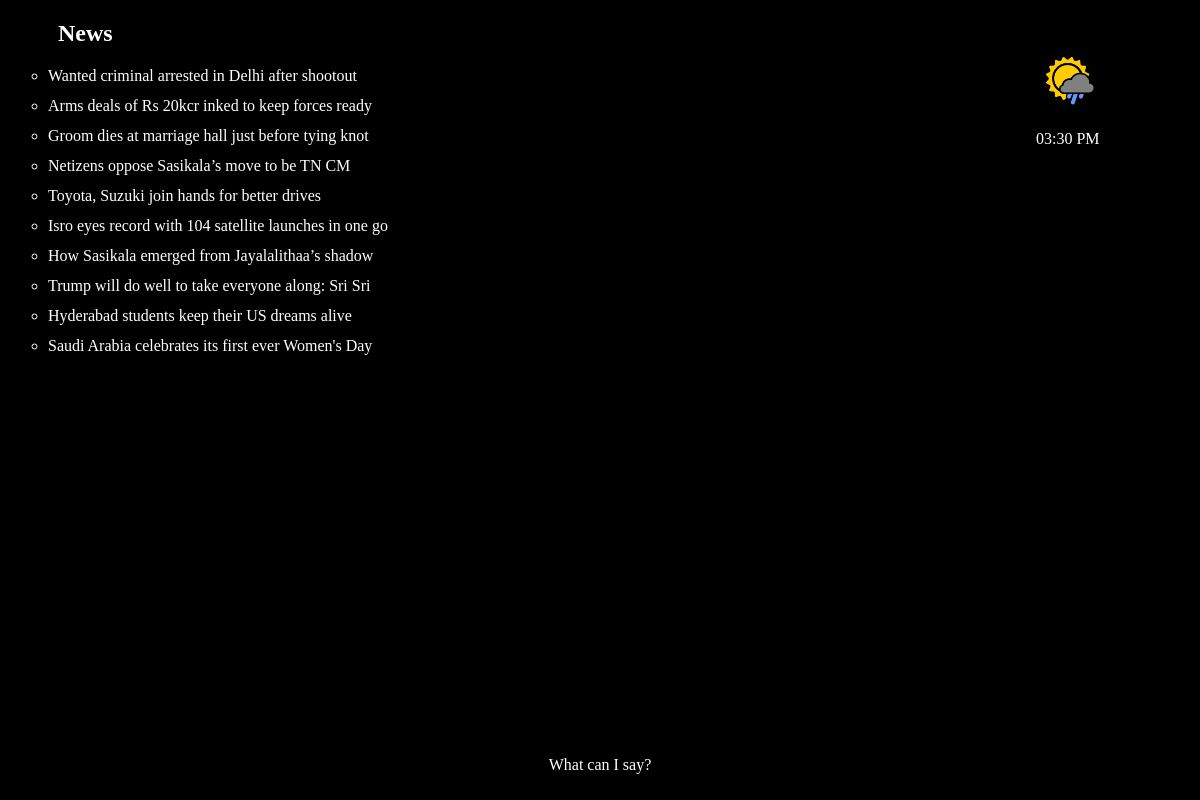
/yesterday/, run on an earlier commit of the app's database.
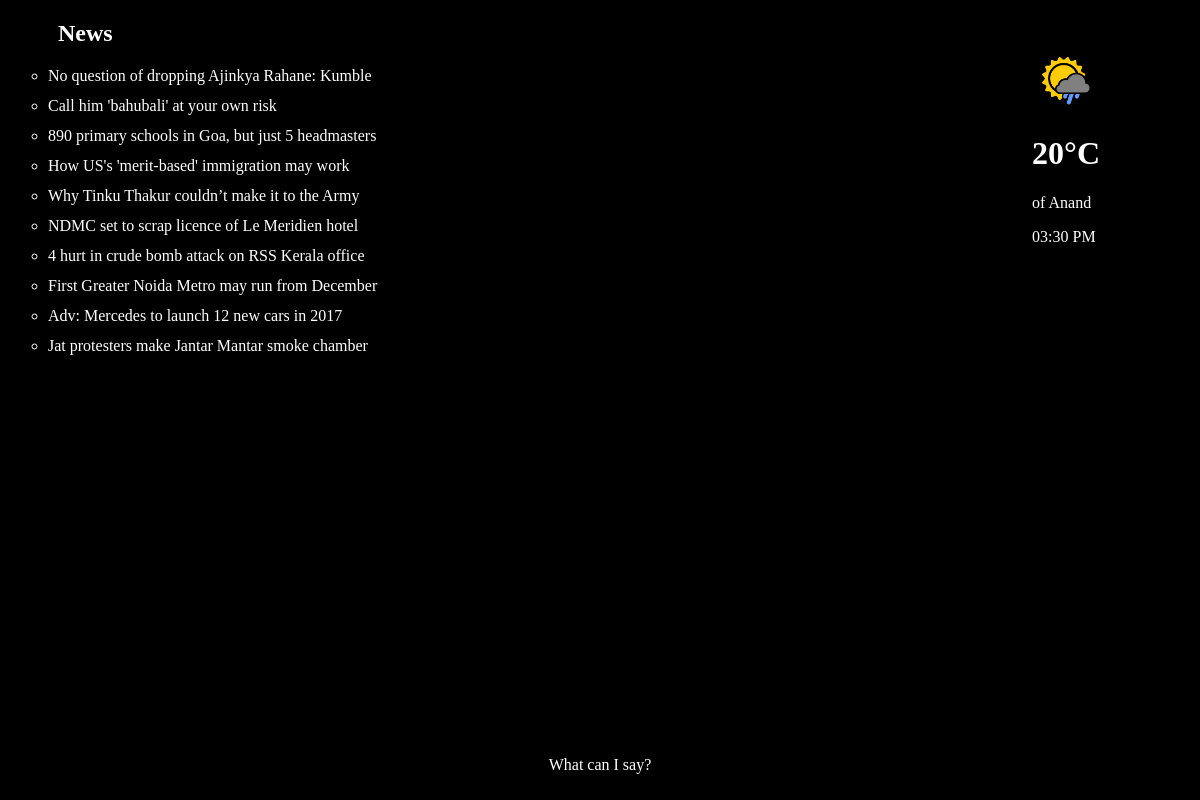
And on a later commit of the database.
### Data/models.py (models this page shows, shortened)
class ToiNews(models.Model):
    head_line = models.CharField(max_length=100, primary_key=True)
    link = models.CharField(max_length=140)
    date = models.DateTimeField(auto_now_add=True)
    class Meta:
        ordering = ['-date']

class Weather(models.Model):
    city = models.CharField(max_length=100)
    temp = models.CharField(max_length=5)
    date = models.DateTimeField(auto_now_add=True)
    class Meta:
        ordering = ['-date']

### Data/views.py (the view)
# urls.py: url(r'^yesterday/$', views.yesterday, name='yesterday'),
def yesterday(request):
    slug = {
        'news_list': ToiNews.objects.filter(date__lte=(datetime.now() - timedelta(days=1)))[:10],
        'weather': Weather.objects.all().order_by('-date')[:1],
    }
    return render(request, 'news_yesterday.html', slug)

### Data/templates/news_yesterday.html (shortened to what this page needs)
{% extends 'base.html' %}
{% block body %}
    <h2 style="padding-left: 50px;">News</h2>
    <ul style="list-style-type: circle;">
        {% for news in news_list %}
            <li>{{ news.head_line }}</li>
        {% endfor %}
    </ul>
{% endblock %}

### Data/templates/base.html (shortened to what this page needs)
<!DOCTYPE html>
<html>
<head>
	{% load staticfiles %}
    <link rel="stylesheet" href="{% static 'css/generic.css' %}">
</head>
<body onload="clock()">
    <div style="position: absolute; right: 100px; top: 50px;">
        {% block img %}
                <img src="{% static 'icon/weather-ico.png' %}" width="64px" height="64px" align="center">
        {% endblock %}
        {% for info in weather %}
            <h1>{{ info.temp }}C</h1>
            <p>of {{ info.city }}</p>
        {% endfor %}
        <p id="time"></p>
    </div>
    {% block body%}{% endblock %}
    <div class="msg help">
        <p>What can I say?</p>
    </div>
</body>
</html>

What changed in the data, as far as the page shows it:
no longer on this page (row unchanged): ToiNews: head_line "Wanted criminal arrested in Delhi after shootout"
no longer on this page (row unchanged): ToiNews: head_line "Arms deals of Rs 20kcr inked to keep forces ready"
no longer on this page (row unchanged): ToiNews: head_line "Groom dies at marriage hall just before tying knot"
no longer on this page (row unchanged): ToiNews: head_line "Netizens oppose Sasikala’s move to be TN CM"
no longer on this page (row unchanged): ToiNews: head_line "Toyota, Suzuki join hands for better drives"
no longer on this page (row unchanged): ToiNews: head_line "Isro eyes record with 104 satellite launches in one go"
no longer on this page (row unchanged): ToiNews: head_line "How Sasikala emerged from Jayalalithaa’s shadow"
no longer on this page (row unchanged): ToiNews: head_line "Trump will do well to take everyone along: Sri Sri"
no longer on this page (row unchanged): ToiNews: head_line "Hyderabad students keep their US dreams alive"
no longer on this page (row unchanged): ToiNews: head_line "Saudi Arabia celebrates its first ever Women's Day"
added Weather: temp "20°", city "Anand"
added ToiNews: head_line "No question of dropping Ajinkya Rahane: Kumble"
added ToiNews: head_line "Call him 'bahubali' at your own risk"
added ToiNews: head_line "890 primary schools in Goa, but just 5 headmasters"
added ToiNews: head_line "How US's 'merit-based' immigration may work"
added ToiNews: head_line "Why Tinku Thakur couldn’t make it to the Army"
added ToiNews: head_line "NDMC set to scrap licence of Le Meridien hotel"
added ToiNews: head_line "4 hurt in crude bomb attack on RSS Kerala office"
added ToiNews: head_line "First Greater Noida Metro may run from December"
added ToiNews: head_line "Adv: Mercedes to launch 12 new cars in 2017"
added ToiNews: head_line "Jat protesters make Jantar Mantar smoke chamber"
